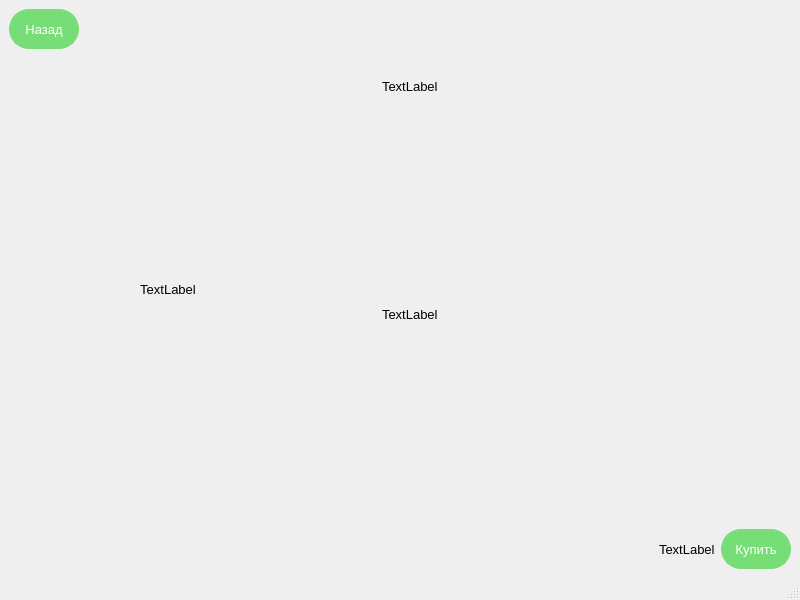
<?xml version="1.0" encoding="UTF-8"?>
<ui version="4.0">
 <class>MainWindow</class>
 <widget class="QMainWindow" name="MainWindow">
  <property name="geometry">
   <rect>
    <x>0</x>
    <y>0</y>
    <width>800</width>
    <height>600</height>
   </rect>
  </property>
  <property name="windowTitle">
   <string>MainWindow</string>
  </property>
  <widget class="QWidget" name="centralwidget">
   <property name="font">
    <font>
     <family>Segoe UI</family>
     <pointsize>10</pointsize>
    </font>
   </property>
   <layout class="QGridLayout" name="gridLayout">
    <item row="0" column="0">
     <widget class="QPushButton" name="btn_back">
      <property name="sizePolicy">
       <sizepolicy hsizetype="Maximum" vsizetype="Maximum">
        <horstretch>0</horstretch>
        <verstretch>0</verstretch>
       </sizepolicy>
      </property>
      <property name="minimumSize">
       <size>
        <width>70</width>
        <height>40</height>
       </size>
      </property>
      <property name="styleSheet">
       <string notr="true">QPushButton {
background-color: #77dd77;
border: 2px solid #77dd77;
border-radius: 20px;
color: white;
}

QPushButton:hover {
background-color: #177241;
border: 2px solid #177241;
}</string>
      </property>
      <property name="text">
       <string>Назад</string>
      </property>
     </widget>
    </item>
    <item row="2" column="0">
     <spacer name="horizontalSpacer">
      <property name="orientation">
       <enum>Qt::Horizontal</enum>
      </property>
      <property name="sizeHint" stdset="0">
       <size>
        <width>40</width>
        <height>20</height>
       </size>
      </property>
     </spacer>
    </item>
    <item row="2" column="2">
     <widget class="QPushButton" name="btn_buy">
      <property name="sizePolicy">
       <sizepolicy hsizetype="Maximum" vsizetype="Maximum">
        <horstretch>0</horstretch>
        <verstretch>0</verstretch>
       </sizepolicy>
      </property>
      <property name="minimumSize">
       <size>
        <width>70</width>
        <height>40</height>
       </size>
      </property>
      <property name="styleSheet">
       <string notr="true">QPushButton {
background-color: #77dd77;
border: 2px solid #77dd77;
border-radius: 20px;
color: white;
}

QPushButton:hover {
background-color: #177241;
border: 2px solid #177241;
}</string>
      </property>
      <property name="text">
       <string>Купить</string>
      </property>
     </widget>
    </item>
    <item row="1" column="0" colspan="3">
     <widget class="QScrollArea" name="scrollArea">
      <property name="styleSheet">
       <string notr="true">border:white;</string>
      </property>
      <property name="widgetResizable">
       <bool>true</bool>
      </property>
      <widget class="QWidget" name="scrollAreaWidgetContents">
       <property name="geometry">
        <rect>
         <x>0</x>
         <y>0</y>
         <width>757</width>
         <height>451</height>
        </rect>
       </property>
       <layout class="QHBoxLayout" name="horizontalLayout">
        <item>
         <layout class="QGridLayout" name="gridLayout_2">
          <item row="0" column="0" rowspan="2">
           <widget class="QLabel" name="label">
            <property name="sizePolicy">
             <sizepolicy hsizetype="Fixed" vsizetype="Fixed">
              <horstretch>0</horstretch>
              <verstretch>0</verstretch>
             </sizepolicy>
            </property>
            <property name="minimumSize">
             <size>
              <width>300</width>
              <height>0</height>
             </size>
            </property>
            <property name="maximumSize">
             <size>
              <width>16777215</width>
              <height>300</height>
             </size>
            </property>
            <property name="text">
             <string>TextLabel</string>
            </property>
            <property name="scaledContents">
             <bool>true</bool>
            </property>
            <property name="alignment">
             <set>Qt::AlignCenter</set>
            </property>
            <property name="wordWrap">
             <bool>true</bool>
            </property>
           </widget>
          </item>
          <item row="0" column="2">
           <widget class="QLabel" name="label_2">
            <property name="text">
             <string>TextLabel</string>
            </property>
           </widget>
          </item>
          <item row="1" column="2">
           <widget class="QLabel" name="label_3">
            <property name="sizePolicy">
             <sizepolicy hsizetype="Fixed" vsizetype="Fixed">
              <horstretch>0</horstretch>
              <verstretch>0</verstretch>
             </sizepolicy>
            </property>
            <property name="minimumSize">
             <size>
              <width>400</width>
              <height>400</height>
             </size>
            </property>
            <property name="text">
             <string>TextLabel</string>
            </property>
            <property name="wordWrap">
             <bool>true</bool>
            </property>
           </widget>
          </item>
          <item row="0" column="1">
           <spacer name="horizontalSpacer_2">
            <property name="orientation">
             <enum>Qt::Horizontal</enum>
            </property>
            <property name="sizeHint" stdset="0">
             <size>
              <width>40</width>
              <height>20</height>
             </size>
            </property>
           </spacer>
          </item>
         </layout>
        </item>
       </layout>
      </widget>
     </widget>
    </item>
    <item row="2" column="1">
     <widget class="QLabel" name="label_4">
      <property name="text">
       <string>TextLabel</string>
      </property>
     </widget>
    </item>
   </layout>
  </widget>
  <widget class="QMenuBar" name="menubar">
   <property name="geometry">
    <rect>
     <x>0</x>
     <y>0</y>
     <width>800</width>
     <height>26</height>
    </rect>
   </property>
  </widget>
  <widget class="QStatusBar" name="statusbar"/>
 </widget>
 <resources/>
 <connections/>
</ui>
